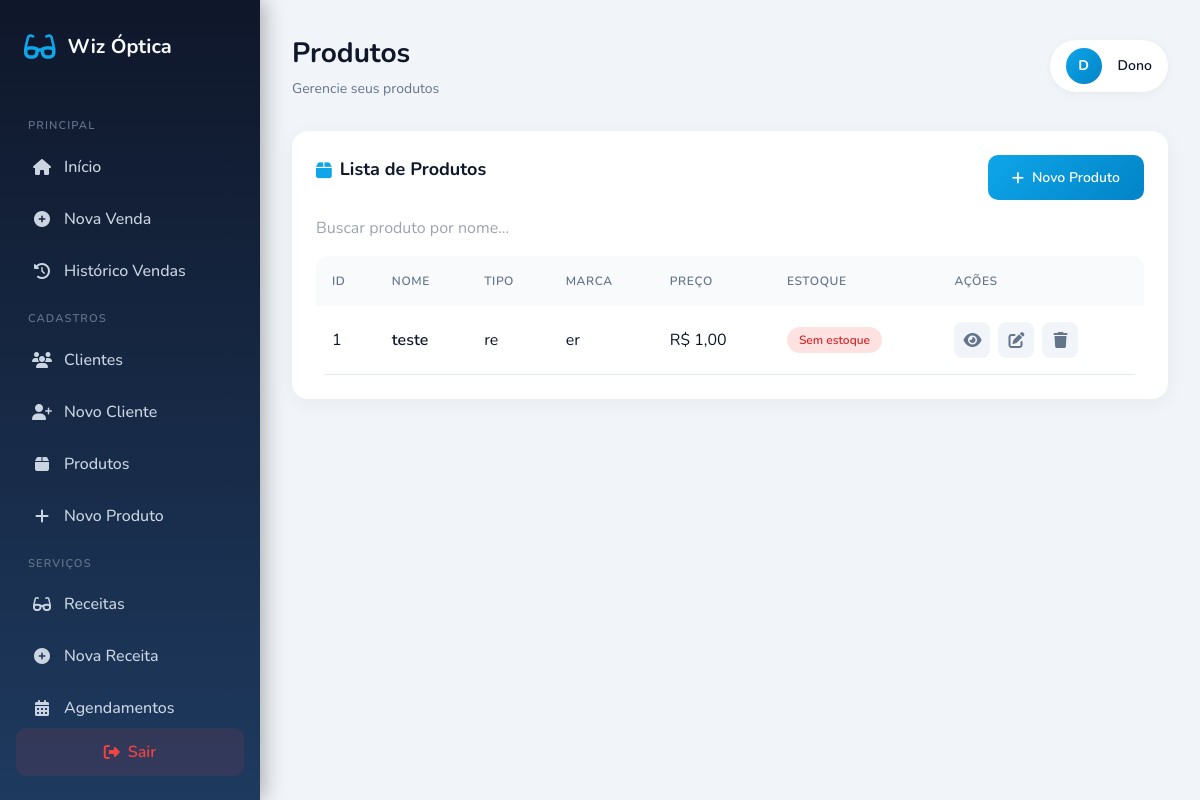
Page /otica/produtos.php (signed in) on the committed database.
### tables this page shows
CREATE TABLE `produtos` (
  `id` bigint(20) UNSIGNED NOT NULL,
  `nome` varchar(100) DEFAULT NULL,
  `tipo` varchar(50) DEFAULT NULL,
  `marca` varchar(50) DEFAULT NULL,
  `modelo` varchar(50) DEFAULT NULL,
  `cor` varchar(30) DEFAULT NULL,
  `preco` decimal(10,2) DEFAULT NULL,
  `estoque` int(11) DEFAULT NULL,
  `criado_em` timestamp NOT NULL DEFAULT current_timestamp(),
  `codigo` varchar(50) DEFAULT NULL,
  `estoque_atual` int(11) DEFAULT NULL,
  `preco_venda` decimal(10,2) DEFAULT NULL,
  `descricao` text DEFAULT NULL
);

### otica/controllers/ProdutoController.php (called while the page is built, shortened)
<?php
require_once __DIR__ . '/../models/Produto.php';
class ProdutoController
{
    private $produtoModel;
    public function __construct()
    {
        $this->produtoModel = new Produto();
    }
    public function index()
    {
        $produtos = $this->produtoModel->getAllWithDetails();
        include __DIR__ . '/../views/produtos/index.php';
    }
}
?>

### otica/models/BaseModel.php (called while the page is built, shortened)
<?php
require_once __DIR__ . '/../config/database.php';
class BaseModel
{
    public function __construct()
    {
        $this->db = Database::getInstance()->getConnection();
    }
}

### otica/config/database.php (called while the page is built, shortened)
<?php
class Database {
    private static $instance = null;
    private $connection;
    private function __construct() {
        try {
            $dsn = "mysql:host=" . DB_HOST . ";dbname=" . DB_NAME . ";charset=" . DB_CHARSET;
            $this->connection = new PDO($dsn, DB_USER, DB_PASS);
            $this->connection->setAttribute(PDO::ATTR_ERRMODE, PDO::ERRMODE_EXCEPTION);
            $this->connection->setAttribute(PDO::ATTR_DEFAULT_FETCH_MODE, PDO::FETCH_ASSOC);
        } catch (PDOException $e) {
            die("Erro na conexão com o banco de dados: " . $e->getMessage());
        }
    }
    public static function getInstance() {
        if (self::$instance === null) {
            self::$instance = new self();
        }
        return self::$instance;
    }
    public function getConnection() {
        return $this->connection;
    }
}
?>

### otica/models/Produto.php (called while the page is built, shortened)
<?php
require_once __DIR__ . '/BaseModel.php';
class Produto extends BaseModel
{
    protected $table = 'produtos';
    public function getAllWithDetails()
    {
        $sql = "SELECT * FROM {$this->table} ORDER BY nome";
        $stmt = $this->db->query($sql);
        return $stmt->fetchAll();
    }
}

### otica/views/produtos/index.php (the view, shortened to what this page needs)
<?php
require_once '../../config/database.php';
$db = Database::getInstance()->getConnection();
try {
    $stmt = $db->query("SELECT * FROM produtos ORDER BY nome");
    $produtos = $stmt->fetchAll();
} catch (PDOException $e) {
    error_log("Erro: " . $e->getMessage());
    $produtos = [];
}
include '../layout_base.php';
?>
<div class="card">
    <div class="flex justify-between items-center mb-4">
        <h2 class="card-title">
            <i class="fas fa-box"></i>
            Lista de Produtos
        </h2>
        <a href="novo.php" class="btn btn-primary">
            <i class="fas fa-plus"></i>
            Novo Produto
        </a>
    </div>
    <div class="mb-4">
        <input type="text" id="busca" class="input" placeholder="Buscar produto por nome..." onkeyup="filtrarTabela()">
    </div>
    <?php if (empty($produtos)): ?>
    <div class="empty-state">
        <i class="fas fa-box"></i>
        <h3>Nenhum produto cadastrado</h3>
        <p>Comece adicionando seu primeiro produto.</p>
        <a href="novo.php" class="btn btn-primary mt-4">
            <i class="fas fa-plus"></i>
            Cadastrar Produto
        </a>
    </div>
    <?php else: ?>
    <div class="table-container">
        <table class="table">
            <thead>
                <tr>
                    <th>ID</th>
                    <th>Nome</th>
                    <th>Tipo</th>
                    <th>Marca</th>
                    <th>Preço</th>
                    <th>Estoque</th>
                    <th>Ações</th>
                </tr>
            </thead>
            <tbody id="tabela-produtos">
                <?php foreach ($produtos as $produto): ?>
                <tr>
                    <td><?php echo $produto['id']; ?></td>
                    <td class="font-semibold"><?php echo htmlspecialchars($produto['nome']); ?></td>
                    <td><?php echo htmlspecialchars($produto['tipo'] ?? '-'); ?></td>
                    <td><?php echo htmlspecialchars($produto['marca'] ?? '-'); ?></td>
                    <td>R$ <?php echo number_format($produto['preco'] ?? 0, 2, ',', '.'); ?></td>
                    <td>
                        <?php if (($produto['estoque'] ?? 0) > 0): ?>
                        <span class="badge badge-success"><?php echo $produto['estoque']; ?> un</span>
                        <?php else: ?>
                        <span class="badge badge-danger">Sem estoque</span>
                        <?php endif; ?>
                    </td>
                    <td>
                        <div class="actions">
                            <a href="visualizar.php?id=<?php echo $produto['id']; ?>" class="btn-icon" title="Visualizar">
                                <i class="fas fa-eye"></i>
                            </a>
                            <a href="novo.php?id=<?php echo $produto['id']; ?>" class="btn-icon" title="Editar">
                                <i class="fas fa-edit"></i>
                            </a>
                            <a href="excluir.php?id=<?php echo $produto['id']; ?>" class="btn-icon danger" title="Excluir" onclick="return confirm('Tem certeza que deseja excluir este produto?');">
                                <i class="fas fa-trash"></i>
                            </a>
                        </div>
                    </td>
                </tr>
                <?php endforeach; ?>
            </tbody>
        </table>
    </div>
    <?php endif; ?>
</div>
<?php include '../layout_end.php'; ?>

### otica/views/layout_base.php (style rules this page uses)
* { box-sizing: border-box; margin: 0; padding: 0; }
body { font-family: 'Nunito', sans-serif; background: #f1f5f9; }
.card { background: white; border-radius: 16px; padding: 1.5rem; box-shadow: 0 4px 20px rgba(0,0,0,0.05); margin-bottom: 1.5rem; }
.card-title { font-size: 1.125rem; font-weight: 700; color: #0f172a; margin-bottom: 1rem; display: flex; align-items: center; gap: 0.5rem; }
.card-title i { color: #0ea5e9; }
.btn { display: inline-flex; align-items: center; gap: 0.5rem; padding: 0.75rem 1.5rem; border-radius: 10px; font-weight: 600; font-family: inherit; font-size: 0.875rem; cursor: pointer; transition: all 0.2s ease; border: none; }
.btn-primary { background: linear-gradient(135deg, #0ea5e9, #0284c7); color: white; }
.table-container { overflow-x: auto; border-radius: 12px; }
.table { width: 100%; border-collapse: collapse; }
.table th { background: #f8fafc; padding: 1rem; text-align: left; font-size: 0.75rem; text-transform: uppercase; letter-spacing: 0.05em; color: #64748b; font-weight: 600; }
.table td { padding: 1rem; border-bottom: 1px solid #e2e8f0; color: #0f172a; }
.badge { display: inline-flex; align-items: center; padding: 0.25rem 0.75rem; font-size: 0.75rem; font-weight: 600; border-radius: 9999px; }
.badge-danger { background: #fee2e2; color: #dc2626; }
.actions { display: flex; gap: 0.5rem; }
.btn-icon { width: 36px; height: 36px; display: inline-flex; align-items: center; justify-content: center; border-radius: 8px; background: #f1f5f9; color: #64748b; transition: all 0.2s ease; }

### rows in the picture
produtos: id "1", nome "teste", tipo "re", marca "er", preco "1,00", estoque "Sem estoque"

### other values in the picture
$currentPage "Produtos"
$currentModule "Gerencie seus produtos"
substr($_SESSION['usuario_nome'] ?? 'U', 0, 1) "D"
$_SESSION['usuario_nome'] "Dono"
